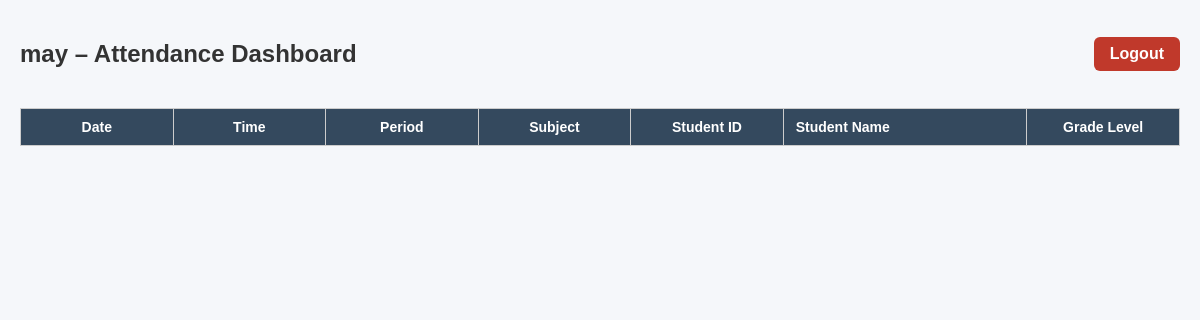
The app's page /dashboard (signed in), older data.
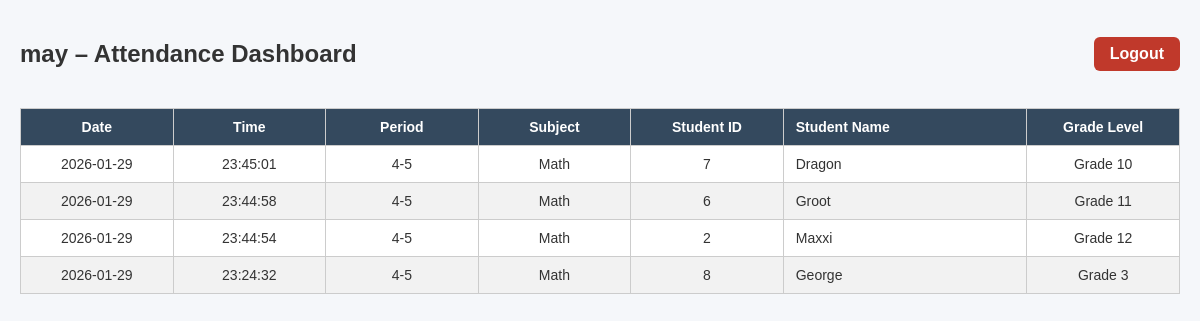
The same page, newer data.
### tables this page shows
CREATE TABLE "attendance_log" (
	"attendance_id"	TEXT UNIQUE,
	"student_id"	INTEGER,
	"teacher_id"	TEXT,
	"class_date"	INTEGER,
	"class_time"	INTEGER,
	"class_period"	TEXT,
	"class_subject"	TEXT,
	"grade_level"	TEXT
);

CREATE TABLE "students" (
	"student_id"	TEXT,
	"full_name"	TEXT
, "grade_level"	TEXT);

### web_dashboard/app.py (the view)
@app.route("/dashboard")
def dashboard():
    if session.get("role") != "Teacher":
        return redirect(url_for("index"))
    teacher_id = session.get("teacher_id")
    records = read_attendance_by_teacher(teacher_id)
    return render_template(
        "dashboard.html",
        records=records,
        teacher=session.get("username")
    )

### web_dashboard/app.py (called while the page is built)
def get_db_connection():
    conn = sqlite3.connect(DB_PATH)
    conn.row_factory = sqlite3.Row
    return conn

def read_attendance_by_teacher(teacher_id):
    conn = get_db_connection()
    cur = conn.cursor()
    cur.execute("""
        SELECT
            a.class_date,
            a.class_time,
            a.class_period,
            a.class_subject,
            s.student_id,
            s.full_name,
            s.grade_level
        FROM attendance_log a
        JOIN students s ON a.student_id = s.student_id
        WHERE a.teacher_id = ?
        ORDER BY a.class_date DESC, a.class_time DESC
    """, (teacher_id,))
    records = cur.fetchall()
    conn.close()
    return records

### web_dashboard/templates/dashboard.html (shortened to what this page needs)
<!DOCTYPE html>
<html lang="en">
<head>
    <link rel="stylesheet" href="{{ url_for('static', filename='styles.css') }}">
</head>
<body>
<div class="dashboard-header">
    <h2>{{ teacher }} – Attendance Dashboard</h2>
    <a class="logout-btn" href="{{ url_for('logout') }}">Logout</a>
</div>
<table>
    <thead>
        <tr>
            <th>Date</th>
            <th>Time</th>
            <th>Period</th>
            <th>Subject</th>
            <th>Student ID</th>
            <th>Student Name</th>
            <th>Grade Level</th>
        </tr>
    </thead>
<tbody>
    {% for record in records %}
    <tr>
        <td>{{ record.class_date }}</td>
        <td>{{ record.class_time }}</td>
        <td>{{ record.class_period }}</td>
        <td>{{ record.class_subject }}</td>
        <td>{{ record.student_id }}</td>
        <td>{{ record.full_name }}</td>
        <td>{{ record.grade_level }}</td>
    </tr>
    {% endfor %}
</tbody>
</table>
</body>
</html>

Row changes from the older to the newer data that the page shows:
added attendance_log: class_date "2026-01-29", class_time "23:45:01", class_period "4-5", class_subject "Math", student_id "7", full_name "Dragon", grade_level "Grade 10"
added attendance_log: class_date "2026-01-29", class_time "23:44:58", class_period "4-5", class_subject "Math", student_id "6", full_name "Groot", grade_level "Grade 11"
added attendance_log: class_date "2026-01-29", class_time "23:44:54", class_period "4-5", class_subject "Math", student_id "2", full_name "Maxxi", grade_level "Grade 12"
added attendance_log: class_date "2026-01-29", class_time "23:24:32", class_period "4-5", class_subject "Math", student_id "8", full_name "George", grade_level "Grade 3"
